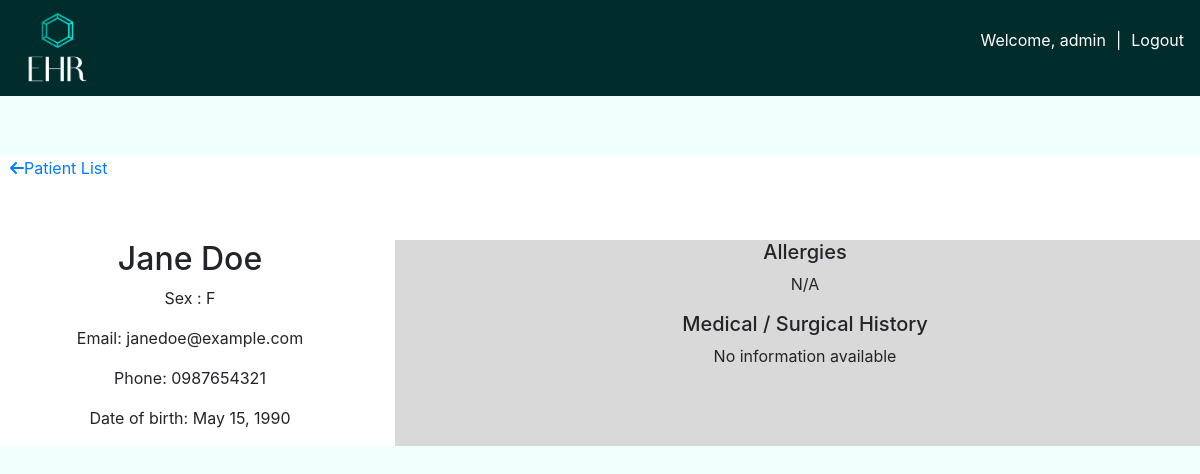
/viewMedHist/2 (signed in), run on the app's committed database.
### app/models.py (models this page shows, shortened)
class Patients(models.Model):
    SEX_CHOICES = [
        ('M', 'Male'),
        ('F', 'Female'),
        ('O', 'Other')
    ]
    BLOOD_TYPE_CHOICES = [
        ('A+', 'A+'),
        ('A-', 'A-'),
        ('B+', 'B+'),
        ('B-', 'B-'),
        ('AB+', 'AB+'),
        ('AB-', 'AB-'),
        ('O+', 'O+'),
        ('O-', 'O-')
        ]
    name = models.CharField(max_length=255)
    sex = models.CharField(max_length=1, choices=SEX_CHOICES)
    email = models.EmailField()
    phone = models.CharField(max_length=20)
    date_of_birth = models.DateField()
    nationality = models.CharField(max_length=255)
    blood_group = models.CharField(max_length=3,choices=BLOOD_TYPE_CHOICES)
    allergies = models.TextField(blank=True)
    Medical_Surgical_History = models.TextField(blank=True)

### app/views.py (the view)
# urls.py: path('viewMedHist/<str:pk>',views.viewMedHist,name='viewMedHist'),
@login_required(login_url='/login')
def viewMedHist(request,pk):
    patient = Patients.objects.get(id=pk)
    context = {'patient':patient}
    return render(request,'app/viewMedHist.html',context)

### app/templates/app/viewMedHist.html (shortened to what this page needs)
{% extends 'index.html' %}
{% block content %}
<div class="main">
    <div class="row">
        <div class="col patientListbtn">
            <a href="{% url 'patientList' %}"><i class="fa-solid fa-arrow-left"></i>Patient List</a>
        </div>
        <div class="col">
        </div>
    </div>
    <div class="row">
        <div class="col-4">
            <h2>{{patient.name}}</h2>
            <p>Sex : {{patient.sex}}</p>
            <p>Email: {{patient.email}}</p>
            <p>Phone: {{patient.phone}}</p>
            <p>Date of birth: {{patient.date_of_birth}}</p>
        </div>
        <div class="col medhist">
            <h5>Allergies</h5>
            <p>{{ patient.allergies }}</p>
            <h5>Medical / Surgical History</h5>
            {% if patient.Medical_Surgical_History %}
                <p>{{ patient.Medical_Surgical_History }}</p>
            {% else %}
                <p>No information available</p>
            {% endif %}
        </div>
    </div>
</div>
{% endblock content %}

### templates/navbar.html (shortened to what this page needs)
{% load static %}
  <nav class="navbar navbar-expand-md">
        <div class="navbar-collapse collapse w-100 order-1 order-md-0 dual-collapse2">
            <ul class="navbar-nav mr-auto">
                <li class="nav-item active">
                    <a href="{% url 'mainpage' %}"><img class='logo' src="{% static 'images/logo.png' %}"></a>
                </li>
            </ul>
        </div>
        <div class="navbar-collapse collapse w-100 order-3 dual-collapse2">
            <ul class="navbar-nav ml-auto">
                {% if request.user.is_authenticated  %}
                <li class="nav-item">
                    <p class="hello_Text">Welcome, {{request.user.username}}  </p>
                </li>
                <li class="nav-item split">
                    <p>|</p>
                </li>
                <li class="nav-item">
                    <a class="login_logout" href="{% url 'logout' %}">Logout</a>
                </li>
                    {% else %}
                    <a class="login_logout" href="{% url 'login' %}">Login</a>
                    {% endif %}
            </ul>
        </div>
    </nav>

### static/css/style.css (style rules this page uses)
html,body { background-color: #EEFFFC }
nav { background-color: #002D2B; }
.logo { width: 80px; height: 80px; }
.hello_Text { color:white; }
.split { color: white; padding-left: 10px; padding-right: 10px; }
.login_logout { color: white; }
.row { margin-top:5%; text-align: center; }
h2 { text-align: center; }
.patientListbtn { text-align: left; margin-left: 10px; }

### app/templates/app/viewMedHist.html (style rules this page uses)
.medhist { background-color: #D9D9D9; }
.main { background-color: white; margin-left: 50px; margin-right:50px; margin: auto; }

### data on the page
Patients: name "Jane Doe", sex "F", email "janedoe@example.com", phone "0987654321", date_of_birth "May 15, 1990", allergies "N/A"

### other printed values
{{ request.user.username }} "admin"
